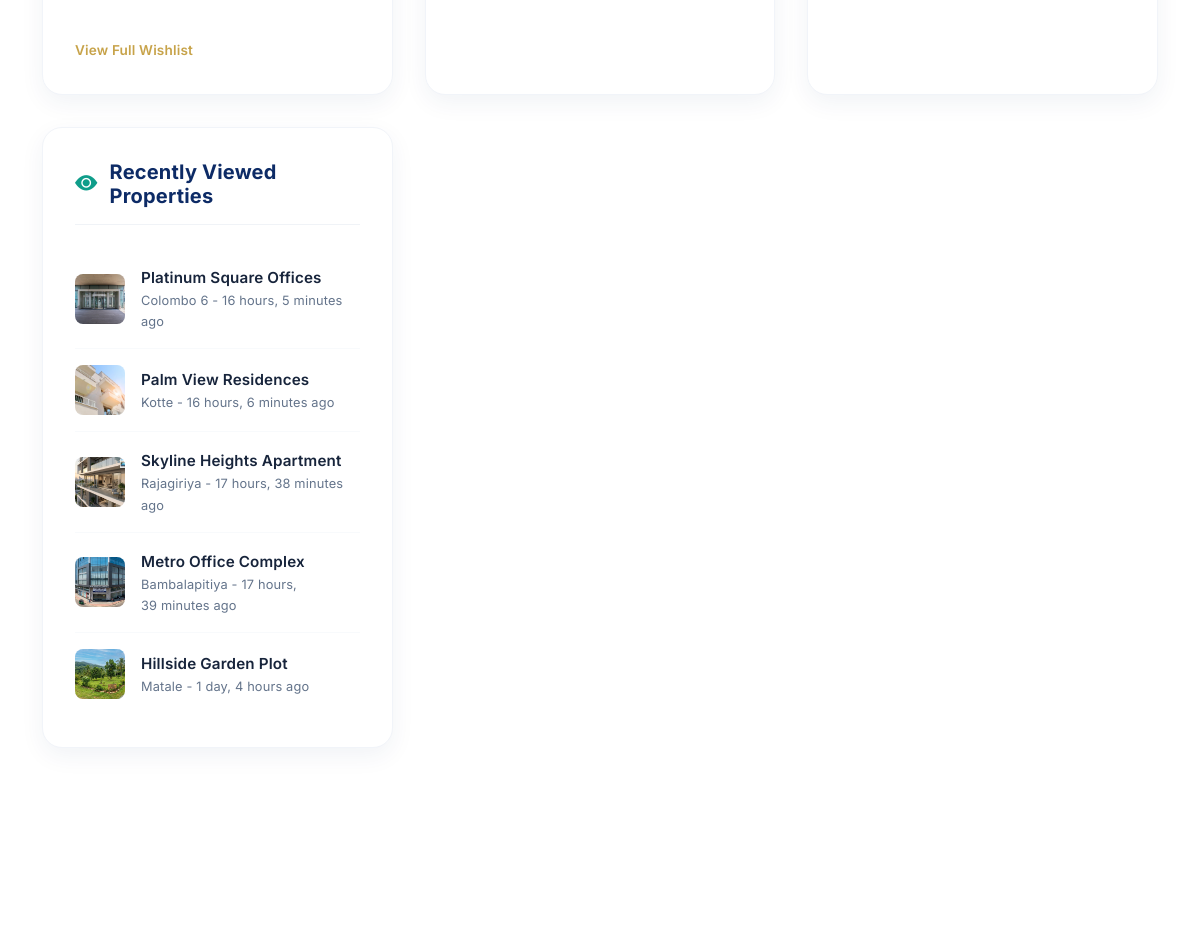
Page /dashboard/ (signed in, middle part) on the earlier database version.
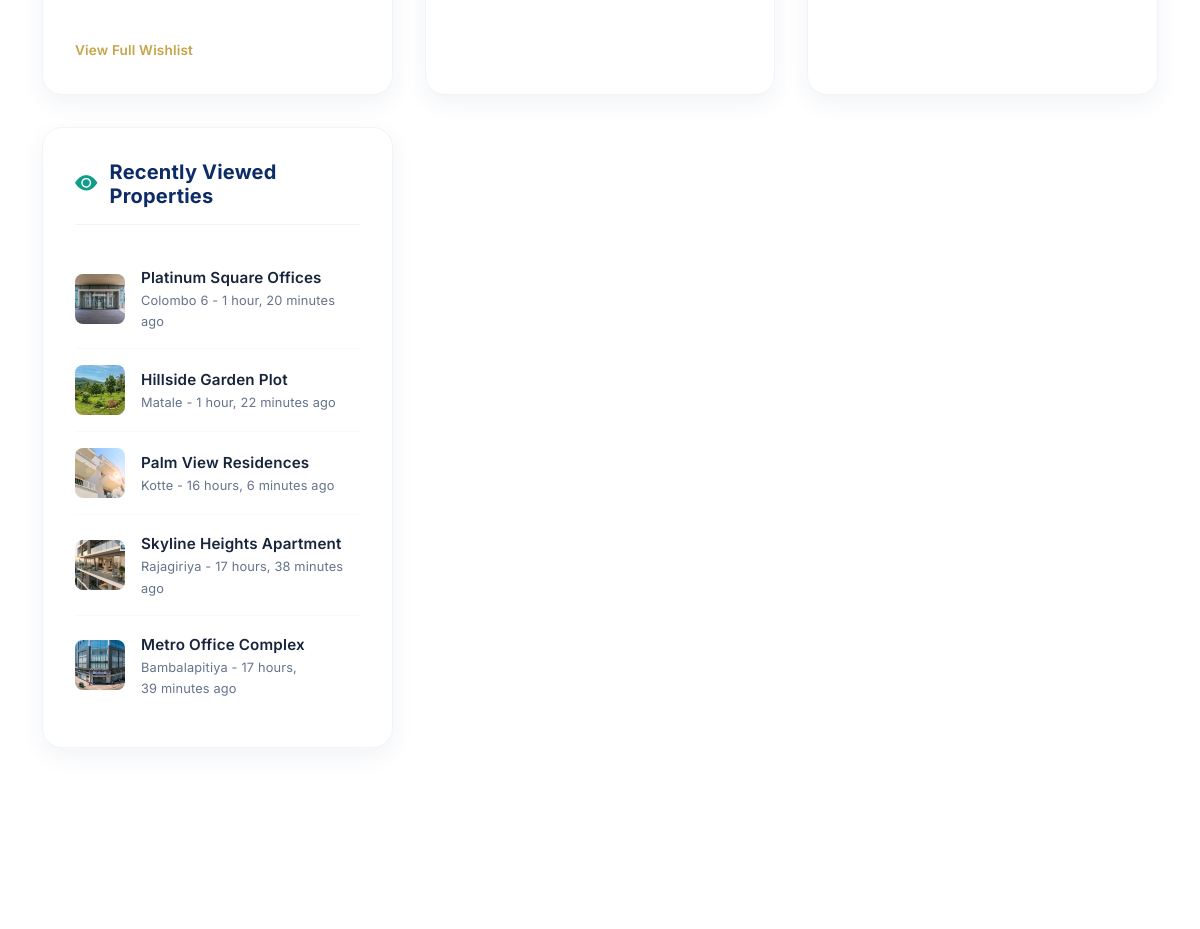
Same page on the later database version.
### listings/models.py (models this page shows, shortened)
class RecentlyViewedProperty(models.Model):
    user = models.ForeignKey(User, on_delete=models.CASCADE, related_name="recently_viewed")
    property = models.ForeignKey(Property, on_delete=models.CASCADE, related_name="viewed_by")
    viewed_at = models.DateTimeField(auto_now=True)
    class Meta:
        ordering = ["-viewed_at"]
        constraints = [
            models.UniqueConstraint(fields=["user", "property"], name="unique_user_recently_viewed")
        ]

class Property(models.Model):
    LISTING_CATEGORIES = [
        ("Sell", "Sell"),
        ("Rent", "Rent"),
    ]
    PROPERTY_TYPES = [
        ("Residential", "Residential"),
        ("Apartment", "Apartment"),
        ("Commercial", "Commercial"),
        ("Land", "Land"),
    ]
    SIZE_UNITS = [
        ("sqft", "sqft"),
        ("acres", "Acres"),
        ("perch", "Perch"),
    ]
    name = models.CharField(max_length=255)
    location = models.CharField(max_length=255)
    price = models.DecimalField(max_digits=10, decimal_places=2)
    listing_category = models.CharField(max_length=20, choices=LISTING_CATEGORIES, default="Sell")
    property_type = models.CharField(
        max_length=100,
        choices=PROPERTY_TYPES,
        default="Residential"
    )
    description = models.TextField()
    number_of_rooms = models.PositiveIntegerField(null=True, blank=True)
    number_of_bathrooms = models.PositiveIntegerField(null=True, blank=True)
    size_sqft = models.DecimalField("Size", max_digits=12, decimal_places=2, null=True, blank=True)
    size_unit = models.CharField(max_length=20, choices=SIZE_UNITS, default="sqft")
    walkthrough_video = models.FileField(upload_to="", null=True, blank=True)
    video_url = models.URLField(blank=True)
    address = models.CharField(max_length=255, blank=True)
    latitude = models.DecimalField(max_digits=9, decimal_places=6, null=True, blank=True)
    longitude = models.DecimalField(max_digits=9, decimal_places=6, null=True, blank=True)
    owner = models.ForeignKey(User, on_delete=models.SET_NULL, null=True, blank=True, related_name="properties")

class PropertyImage(models.Model):
    property = models.ForeignKey(Property, on_delete=models.CASCADE, related_name="images")
    image = models.ImageField(upload_to="")
    uploaded_at = models.DateTimeField(auto_now_add=True)
    class Meta:
        ordering = ["id"]

### listings/views.py (the view)
# urls.py: path("dashboard/", views.dashboard_view, name="dashboard"),
@login_required
def dashboard_view(request):
    wishlist_items = (
        Wishlist.objects.filter(user=request.user)
        .select_related("property")
        .order_by("-created_at")[:5]
    )
    inquiries = Inquiry.objects.filter(user=request.user).order_by("-created_at")[:5]
    my_posts = Property.objects.filter(owner=request.user).prefetch_related("images").order_by("-id")[:5]
    recent_views = RecentlyViewedProperty.objects.filter(user=request.user).select_related("property").prefetch_related("property__images").order_by("-viewed_at")[:5]
    context = {
        "wishlist_items": wishlist_items,
        "inquiries": inquiries,
        "my_posts": my_posts,
        "recent_views": recent_views,
        "can_post_property": _can_user_post_property(request.user),
    }
    return render(request, "listings/dashboard.html", context)

### listings/context_processors.py (called while the page is built)
def seller_permissions(request):
    user = getattr(request, "user", None)
    can_post = False
    if user and user.is_authenticated:
        profile, _ = UserProfile.objects.get_or_create(user=user)
        if profile.can_post_property:
            can_post = True
        else:
            from listings.models import SellLead
            can_post = SellLead.objects.filter(user=user, status=SellLead.STATUS_APPROVED, is_used=False).exists()
    return {"user_can_post_property": can_post}

### listings/views.py (called while the page is built)
def _can_user_post_property(user):
    if not user.is_authenticated:
        return False
    profile, _ = UserProfile.objects.get_or_create(user=user)
    if profile.can_post_property:
        return True
    return SellLead.objects.filter(user=user, status=SellLead.STATUS_APPROVED, is_used=False).exists()

### listings/templates/listings/dashboard.html (shortened to what this page needs)
{% extends "listings/base.html" %}
{% load humanize %}
{% block content %}
<div class="container dashboard-container fade-in-up">
    <div class="dashboard-grid">
        <div class="dashboard-section">
            <div class="section-content">
                {% if wishlist_items %}
                <ul class="dash-item-list">
                    {% for item in wishlist_items %}
                    <li class="dash-item">
                    </li>
                    {% endfor %}
                </ul>
                <a href="{% url 'wishlist' %}" class="view-all-link">View Full Wishlist</a>
                {% else %}
                <div class="empty-state">
                    <i class="bi bi-bookmark-plus"></i>
                    <p>No saved properties yet.</p>
                </div>
                {% endif %}
            </div>
        </div>
        <div class="dashboard-section">
            <div class="section-content">
            </div>
        </div>
        <div class="dashboard-section">
            <div class="section-content">
            </div>
        </div>
        <div class="dashboard-section">
            <div class="section-title">
                <i class="bi bi-eye-fill"></i>
                <h2>Recently Viewed Properties</h2>
            </div>
            <div class="section-content">
                {% if recent_views %}
                <ul class="dash-item-list">
                    {% for view in recent_views %}
                    <li class="dash-item">
                        <div class="d-flex align-items-center gap-3">
                            {% if view.property.images.first %}
                            <img src="{{ view.property.images.first.image.url }}" alt="{{ view.property.name }}" style="width: 50px; height: 50px; object-fit: cover; border-radius: 8px;">
                            {% else %}
                            <div style="width: 50px; height: 50px; background-color: #f1f4f9; border-radius: 8px; display: flex; align-items: center; justify-content: center; color: #adb5bd; font-size: 1.2rem;">
                                <i class="bi bi-building"></i>
                            </div>
                            {% endif %}
                            <div class="dash-item-meta">
                                <a href="{% url 'property_detail' view.property.pk %}" class="dash-item-name">{{ view.property.name }}</a>
                                <span class="dash-item-sub">{{ view.property.location }} - {{ view.viewed_at|timesince }} ago</span>
                            </div>
                        </div>
                    </li>
                    {% endfor %}
                </ul>
                {% else %}
                <div class="empty-state">
                    <i class="bi bi-eye"></i>
                    <p>No recently viewed properties.</p>
                </div>
                {% endif %}
            </div>
        </div>
    </div>
</div>
{% endblock %}

Differences in the rows shown:
changed RecentlyViewedProperty "Platinum Square Offices": viewed_at "16 hours, 5 minutes" → "1 hour, 20 minutes"
changed RecentlyViewedProperty "Hillside Garden Plot": viewed_at "1 day, 4 hours" → "1 hour, 22 minutes"; moves up the list
